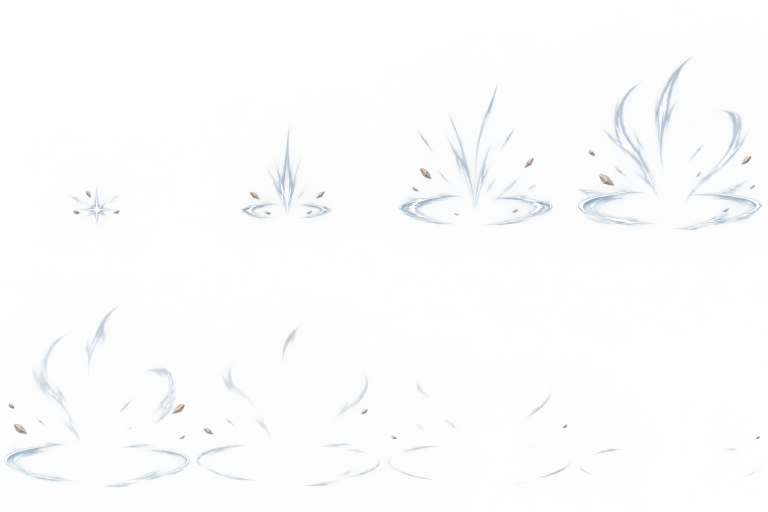
#> input picture art/protagonist/anime-attack-profile-v3/ground-impact-source.png, 1536 x 1024 px (shown at 1/2 size)
$ python prepare-ground-fx.py
#> lines starting #> are read from the running program, lines starting #| are printed output that depends on the picture
"""Register the hand-drawn ground effect and describe the revision; no pixel edits."""
from pathlib import Path
from PIL import Image
import numpy as np,json

root=Path(__file__).resolve().parents[1]
source=root/'ground-impact-source.png'
im=Image.open(source);assert im.mode=='RGBA' and im.size==(1536,1024)
#> further down, im is the input picture: PIL image 1536x1024 RGBA; mean R, G, B, A 84.6, 88.5, 92.4, 9.7
alpha=np.array(im)[:,:,3]
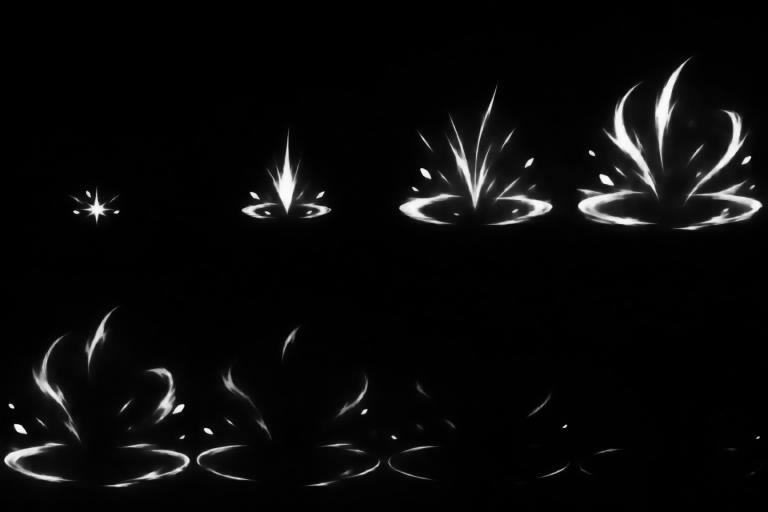
#> alpha: shape (1024, 1536) (shown at 1/2 size); min 0, max 251, mean 9.7
assert float((alpha<16).mean())>.85
#> (the run stopped early here; a loop or call above may not have finished)

$ run again, with art/protagonist/anime-attack-profile-v3/attack1-source.png copied over art/protagonist/anime-attack-profile-v3/ground-impact-source.png
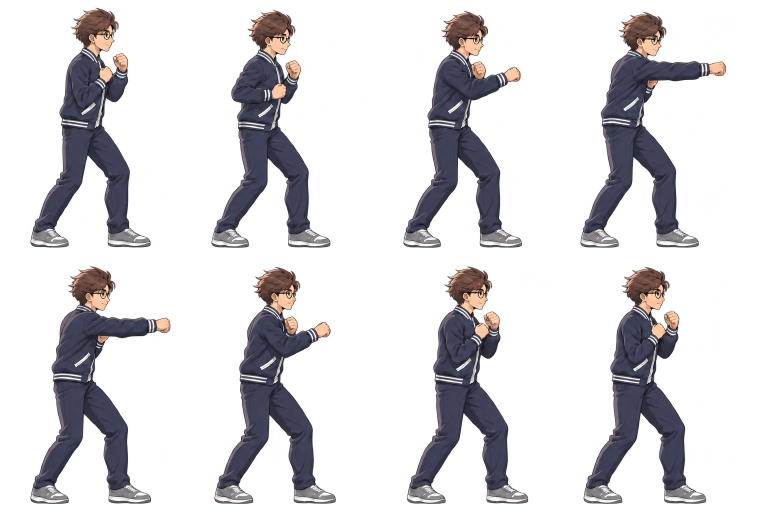
#> input picture art/protagonist/anime-attack-profile-v3/attack1-source.png, 1536 x 1024 px (shown at 1/2 size)
#> im is the input picture: PIL image 1536x1024 RGBA; mean R, G, B, A 70, 65, 71.3, 59
#> `alpha=np.array(im)[:,:,3]`:
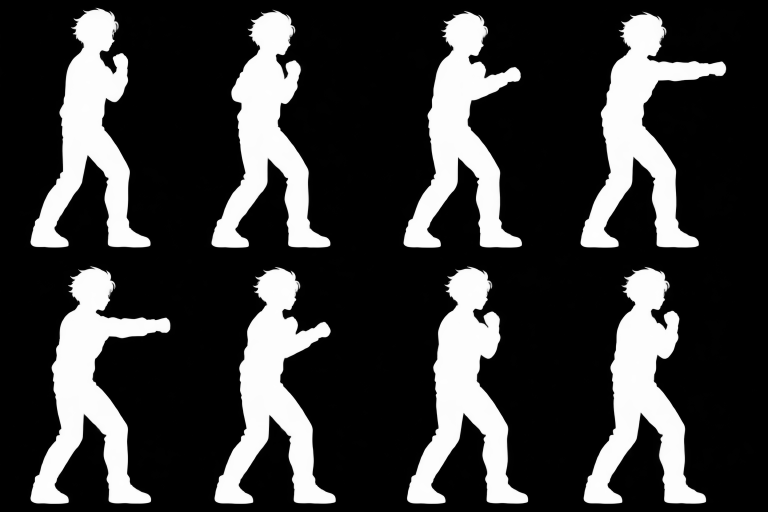
#> alpha: shape (1024, 1536) (shown at 1/2 size); min 0, max 254, mean 59

$ run again, with art/protagonist/anime-attack-profile-v3/attack4-source.png copied over art/protagonist/anime-attack-profile-v3/ground-impact-source.png
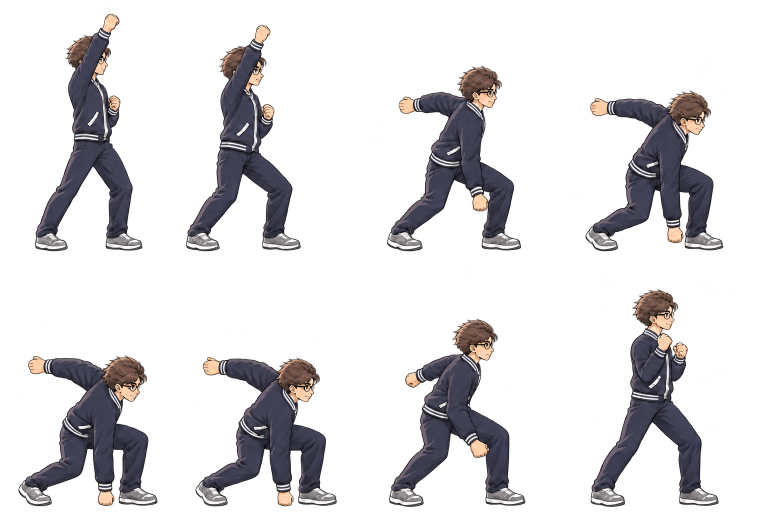
#> input picture art/protagonist/anime-attack-profile-v3/attack4-source.png, 1536 x 1024 px (shown at 1/2 size)
#> im is the input picture: PIL image 1536x1024 RGBA; mean R, G, B, A 65, 59.4, 62.2, 52.4
#> `alpha=np.array(im)[:,:,3]`:
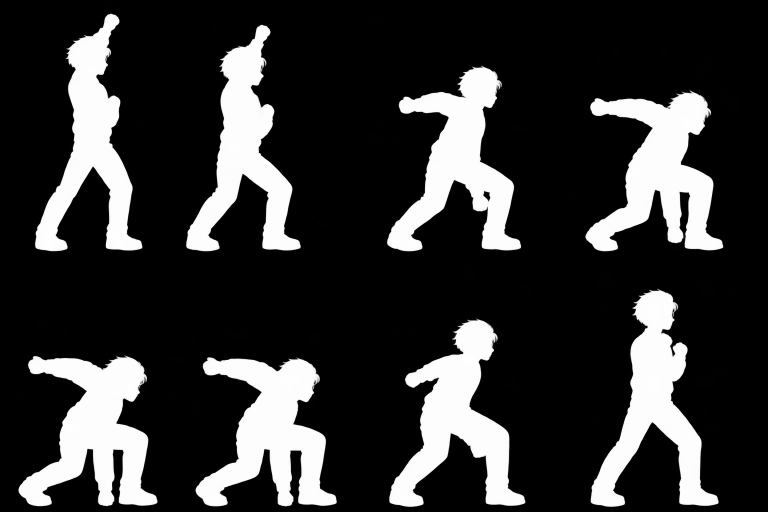
#> alpha: shape (1024, 1536) (shown at 1/2 size); min 0, max 254, mean 52.4
